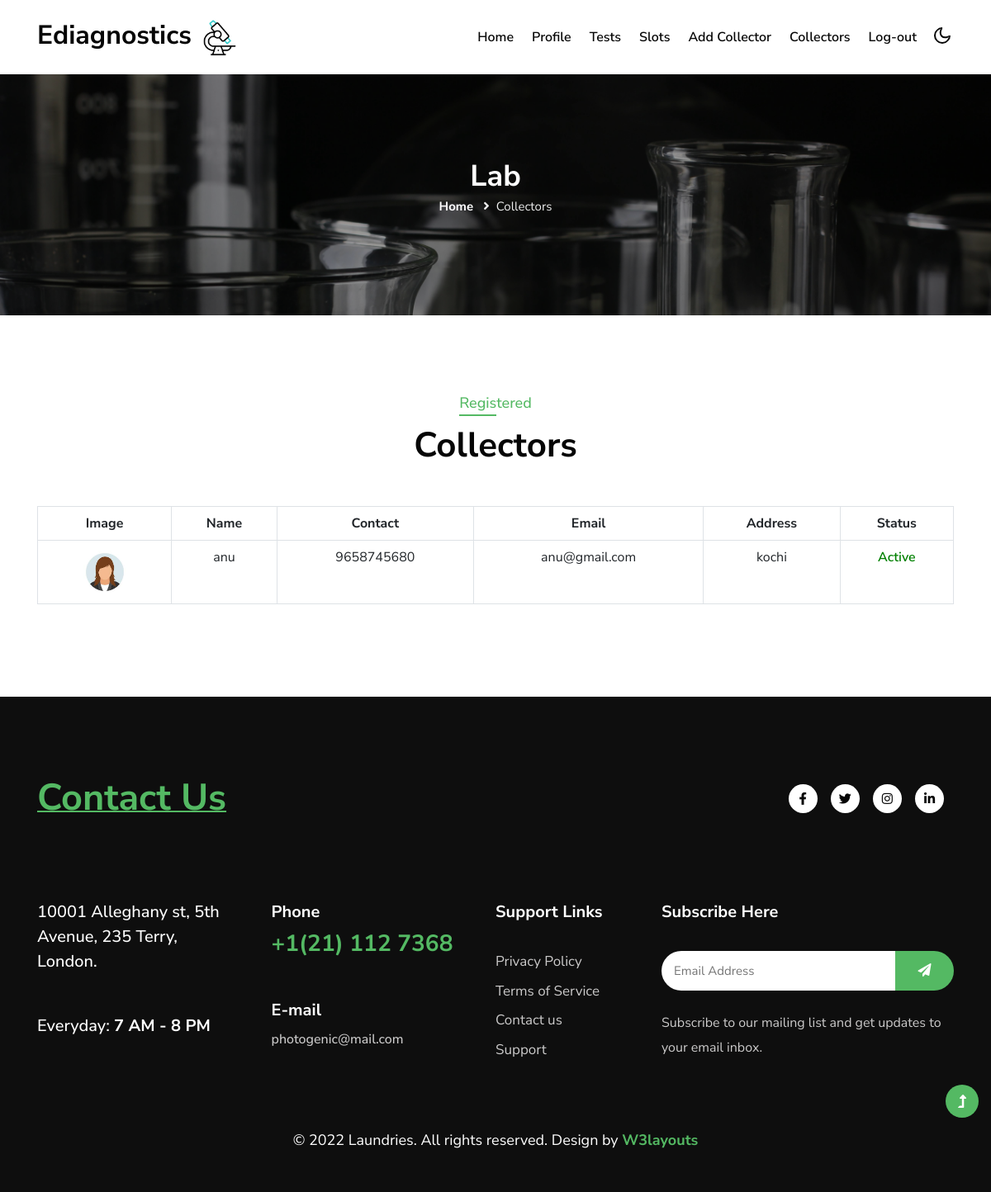
The page /lab_view_collectors/ (signed in) on the database its author committed.
### EdiagApp/models.py (models this page shows)
class Collector(models.Model):
    lab = models.ForeignKey(LabReg, on_delete=models.CASCADE, null=True)
    name = models.CharField(max_length=50)
    contact = models.CharField(max_length=20)
    email = models.EmailField()
    password = models.CharField(max_length=100, null=True)
    address = models.CharField(max_length=100)
    user = models.ForeignKey(Login, on_delete=models.CASCADE, null=True)
    status = models.CharField(max_length=50, null=True, default='pending')
    image = models.FileField(null=True)

### EdiagApp/views.py (the view)
# urls.py: path('lab_view_collectors/',views.lab_view_collectors),
def lab_view_collectors(request):
    userid = request.session.get("uid")
    data = Collector.objects.filter(lab__id=userid)
    return render(request, 'lab_view_collectors.html', {"data": data})

### template/lab_view_collectors.html
{% extends "lab_home.html" %}
{% block content %}
<section class="inner-banner py-5">
    <div class="w3l-breadcrumb py-lg-5">
        <div class="container pt-5 pb-sm-4 pb-2">
            <h4 class="inner-text-title font-weight-bold pt-5">Lab</h4>
            <ul class="breadcrumbs-custom-path">
                <li><a href="">Home</a></li>
                <li class="active">
                    <i class="fas fa-angle-right mx-2"></i>Collectors
                </li>
            </ul>
        </div>
    </div>
</section>
<section class="w3l-w3l-contacts-12 py-5" id="contact">
    <div class="contact-top py-lg-5 py-md-4 py-2">
        <div class="container">
            <div class="title-main text-center mx-auto mb-md-5 mb-4" style="max-width:500px;">
                <h5 class="sub-title">Registered</h5>
                <h3 class="title-style">Collectors</h3>
            </div>
            <div class="table-responsive">
                <table class="table table-bordered table-hover text-center">
                    <thead class="thead-dark">
                        <tr>
                            <th>Image</th>
                            <th>Name</th>
                            <th>Contact</th>
                            <th>Email</th>
                            <th>Address</th>
                            <th>Status</th>
                        </tr>
                    </thead>
                    <tbody>
                        {% for d in data %}
                        <tr>
                            <td>
                                {% if d.image %}
                                <img src="{{ d.image.url }}"
                                     alt="collector image"
                                     style="width:60px;height:60px;border-radius:50%;object-fit:cover;">
                                {% else %}
                                No Image
                                {% endif %}
                            </td>
                            <td>{{ d.name }}</td>
                            <td>{{ d.contact }}</td>
                            <td>{{ d.email }}</td>
                            <td>{{ d.address }}</td>
                            <td style="font-weight:600;
                                color:{% if d.status == 'collectorApprove' %}green{% else %}red{% endif %};">
                                {% if d.status == "collectorApprove" %}
                                    Active
                                {% else %}
                                    Blocked
                                {% endif %}
                            </td>
                        </tr>
                        {% endfor %}
                    </tbody>
                </table>
            </div>
        </div>
    </div>
</section>
{% endblock %}

### static/assets/css/custom-forms.css (style rules this page uses)
:root { --primary-gradient: linear-gradient(135deg, #667eea 0%, #764ba2 100%); --secondary-gradient: linear-gradient(135deg, #6a11cb 0%, #2575fc 100%); --glass-bg: rgba(255, 255, 255, 0.9); --glass-border: rgba(255, 255, 255, 0.2); --input-focus: #764ba2; --text-main: #2d3436; --text-muted: #636e72; }

### rows shown on the page
Collector: image (picture), name "anu", contact "9658745680", email "anu@gmail.com", address "kochi", status "Active"
